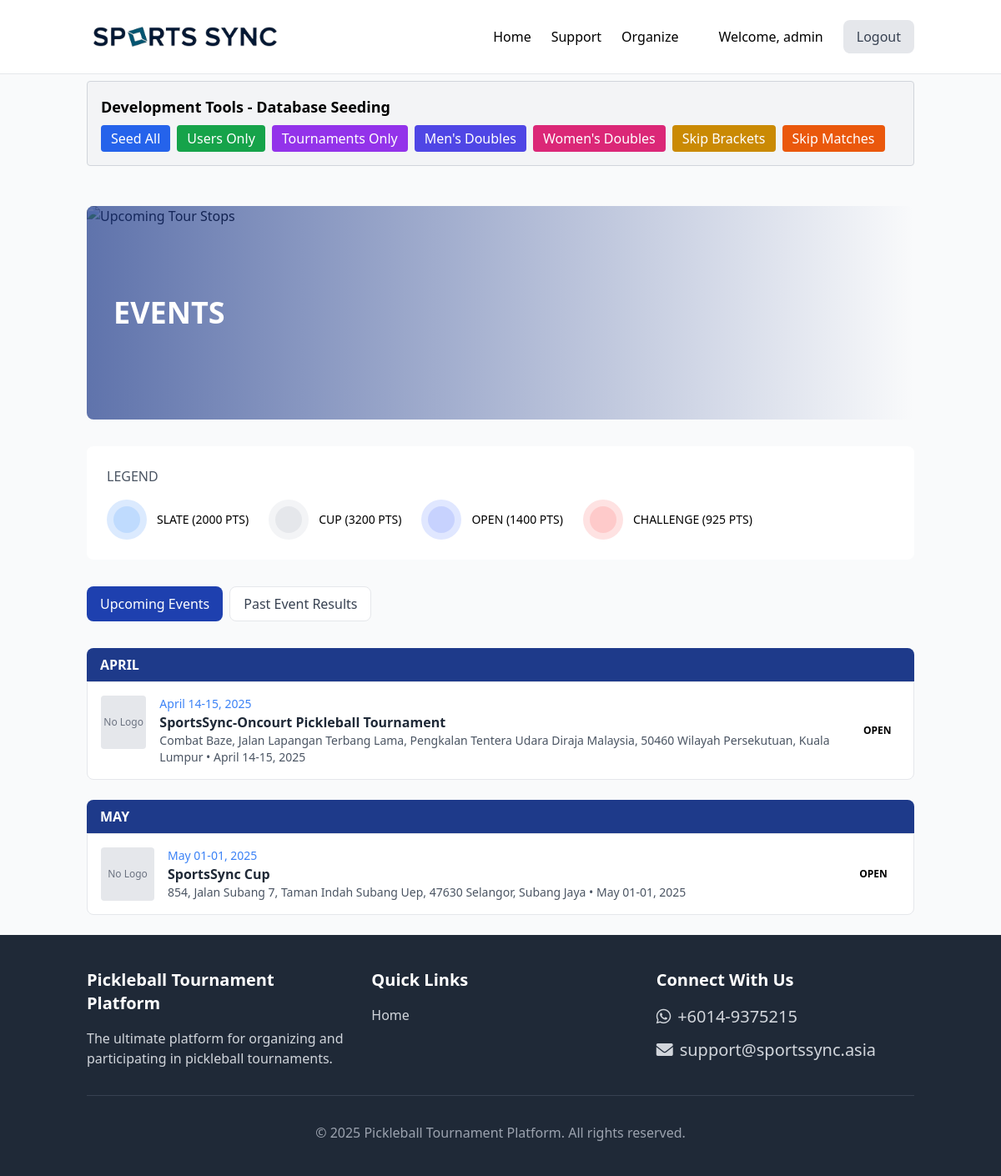
The page /events (signed in) on the database its author committed.
### app/models/user_models.py (models this page shows, shortened)
class User(UserMixin, db.Model):
    __tablename__ = 'user' # Explicitly define table name if needed, though Flask-SQLAlchemy usually infers it
    id = db.Column(db.Integer, primary_key=True)
    full_name = db.Column(db.String(100))
    username = db.Column(db.String(64), index=True, unique=True, nullable=False)
    email = db.Column(db.String(120), index=True, unique=True, nullable=False)
    ic_number = db.Column(db.String(50), unique=True, nullable=True)
    phone = db.Column(db.String(20), nullable=True)
    password_hash = db.Column(db.String(128))
    role = db.Column(Enum(UserRole), default=UserRole.PLAYER)
    is_active = db.Column(db.Boolean, default=True)
    created_at = db.Column(db.DateTime, default=datetime.utcnow)
    digital_signature_hash = db.Column(db.String(128), nullable=True)
    player_profile = db.relationship('PlayerProfile', backref='user', uselist=False, cascade='all, delete-orphan')
    tournaments_organized = db.relationship('Tournament', backref='organizer', lazy='dynamic')
    submitted_tickets = db.relationship('SupportTicket', foreign_keys='SupportTicket.submitter_id', backref='submitter', lazy='dynamic')
    ticket_responses = db.relationship('TicketResponse', backref='user', lazy='dynamic')
    payment_verifications = db.relationship('Registration', foreign_keys='Registration.payment_verified_by', backref='verifier', lazy='dynamic')
    def is_admin(self):
        return self.role == UserRole.ADMIN
    def is_organizer(self):
        return self.role == UserRole.ORGANIZER or self.role == UserRole.ADMIN
    def is_player(self):
        return self.role == UserRole.PLAYER

### app/models/tournament_models.py (models this page shows, shortened)
class Tournament(db.Model):
    __tablename__ = 'tournament'
    id = db.Column(db.Integer, primary_key=True)
    name = db.Column(db.String(100), nullable=False)
    organizer_id = db.Column(db.Integer, db.ForeignKey('user.id'))
    location = db.Column(db.String(200)) # Consider linking to Venue model instead/as well
    description = db.Column(db.Text)
    start_date = db.Column(db.DateTime)
    end_date = db.Column(db.DateTime)
    registration_deadline = db.Column(db.DateTime)
    tier = db.Column(Enum(TournamentTier), default=TournamentTier.OPEN)
    format = db.Column(Enum(TournamentFormat), default=TournamentFormat.SINGLE_ELIMINATION)
    status = db.Column(Enum(TournamentStatus), default=TournamentStatus.UPCOMING)
    prize_pool = db.Column(db.Float)
    logo = db.Column(db.String(255))
    banner = db.Column(db.String(255))
    created_at = db.Column(db.DateTime, index=True, default=datetime.utcnow)
    venue_id = db.Column(db.Integer, db.ForeignKey('venue.id'), nullable=True)
    is_featured = db.Column(db.Boolean, default=False)
    featured_image = db.Column(db.String(255))
    is_ranked = db.Column(db.Boolean, default=False) # Should points be awarded?
    total_cash_prize = db.Column(db.Float, default=0.0)  # Total cash across all categories
    total_prize_value = db.Column(db.Float, default=0.0)  # Including merchandise value
    prize_structure_description = db.Column(db.Text, nullable=True)  # Tournament-wide description
    payment_bank_name = db.Column(db.String(100), nullable=True)
    payment_account_number = db.Column(db.String(50), nullable=True)
    payment_account_name = db.Column(db.String(100), nullable=True)
    payment_reference_prefix = db.Column(db.String(20), nullable=True)
    payment_qr_code = db.Column(db.String(255), nullable=True)
    payment_instructions = db.Column(db.Text, nullable=True)
    door_gifts = db.Column(db.Text, nullable=True)
    door_gifts_image = db.Column(db.String(255), nullable=True)
    categories = db.relationship('TournamentCategory', backref='tournament', lazy='dynamic', cascade='all, delete-orphan')
    support_tickets = db.relationship('SupportTicket', backref='tournament', lazy='dynamic')

### app/main/routes.py (the view)
@bp.route('/events')
def events():
    upcoming_tournaments = Tournament.query.filter(Tournament.status != TournamentStatus.COMPLETED).order_by(Tournament.start_date).all()
    past_tournaments = Tournament.query.filter_by(status=TournamentStatus.COMPLETED).order_by(Tournament.end_date.desc()).all()
    upcoming_by_month = {}
    for tournament in upcoming_tournaments:
        month = tournament.start_date.strftime('%B').upper()
        if month not in upcoming_by_month:
            upcoming_by_month[month] = []
        upcoming_by_month[month].append(tournament)
    past_by_month = {}
    for tournament in past_tournaments:
        month = tournament.end_date.strftime('%B').upper()
        if month not in past_by_month:
            past_by_month[month] = []
        past_by_month[month].append(tournament)
    tiers = current_app.config['TOURNAMENT_TIERS']
    return render_template('main/events.html',
                           title='Events',
                           upcoming_by_month=upcoming_by_month,
                           past_by_month=past_by_month,
                           tiers=tiers)

### app/models/user_models.py (called while the page is built)
@login.user_loader
def load_user(id):
    return User.query.get(int(id))

### app/templates/main/events.html (shortened to what this page needs)
{% extends "base.html" %}
{% block content %}
<div class="relative w-full h-64 rounded-lg overflow-hidden mb-8">
    <img src="/static/images/placeholders/banners/events_banner.jpg" alt="Upcoming Tour Stops" class="w-full h-full object-cover">
    <div class="absolute inset-0 bg-gradient-to-r from-blue-900/70 to-transparent flex items-center">
        <h1 class="text-4xl font-bold text-white px-8">EVENTS</h1>
    </div>
</div>
<div class="bg-white rounded-lg p-6 mb-8">
    <h2 class="text-gray-600 font-medium mb-4">LEGEND</h2>
    <div class="flex flex-wrap gap-6">
        {% for tier in tiers %}
            <div class="flex items-center gap-3">
                <div class="w-12 h-12 flex items-center justify-center bg-{{ tier.color }}-100 rounded-full">
                    <div class="w-8 h-8 bg-{{ tier.color }}-200 rounded-full"></div>
                </div>
                <span class="text-sm">{{ tier.name }} ({{ tier.points }} PTS)</span>
            </div>
        {% endfor %}
    </div>
</div>
<div class="tabs-container">
    <div class="flex gap-2 mb-8">
        <button id="upcoming-tab" class="tab tab-active py-2 px-4 bg-blue-800 text-white rounded-lg" data-target="upcoming-events">Upcoming Events</button>
        <button id="past-tab" class="tab tab-inactive py-2 px-4 bg-white text-gray-700 border border-gray-200 rounded-lg" data-target="past-events">Past Event Results</button>
    </div>
    <div id="upcoming-events" class="tab-content space-y-6">
        {% if upcoming_by_month %}
            {% for month, tournaments in upcoming_by_month.items() %}
                <div class="month-section">
                    <div class="bg-blue-900 text-white font-bold py-2 px-4 rounded-t-lg">{{ month }}</div>
                    <div class="events-list">
                        {% for tournament in tournaments %}
                            <a href="{{ url_for('main.tournament_detail', id=tournament.id) }}" class="block hover:bg-blue-50 transition-colors">
                                <div class="bg-white border border-gray-200 p-4 rounded-b-lg {% if not loop.last %}mb-px{% endif %} flex justify-between items-center">
                                    <div class="flex gap-4">
                                        {% if tournament.logo %}
                                            <img src="{{ tournament.logo }}" alt="{{ tournament.name }} logo" class="w-16 h-16 object-contain">
                                        {% else %}
                                            <div class="w-16 h-16 bg-gray-200 flex items-center justify-center rounded">
                                                <span class="text-gray-500 text-xs">No Logo</span>
                                            </div>
                                        {% endif %}
                                        <div>
                                            <div class="text-blue-500 text-sm">{{ tournament.start_date.strftime('%B %d') }}-{{ tournament.end_date.strftime('%d, %Y') }}</div>
                                            <h3 class="font-bold text-gray-800">{{ tournament.name }}</h3>
                                            <p class="text-sm text-gray-600">{{ tournament.location }} • {{ tournament.start_date.strftime('%B %d') }}-{{ tournament.end_date.strftime('%d, %Y') }}</p>
                                        </div>
                                    </div>
                                    <div class="w-16 h-16 flex items-center justify-center bg-{{ tournament.tier.value|lower }}-100 rounded-full">
                                        <div class="text-xs font-bold">{{ tournament.tier.value }}</div>
                                    </div>
                                </div>
                            </a>
                        {% endfor %}
                    </div>
                </div>
            {% endfor %}
        {% else %}
            <div class="bg-white p-6 rounded-lg shadow-sm">
                <p class="text-gray-600 text-center">No upcoming events at this time. Check back soon!</p>
            </div>
        {% endif %}
    </div>
</div>
{% endblock %}

### app/templates/base.html (shortened to what this page needs)
<!DOCTYPE html>
<html lang="en">
<head>
    <script src="https://cdn.tailwindcss.com"></script>
    <link rel="stylesheet" href="https://cdnjs.cloudflare.com/ajax/libs/font-awesome/6.0.0/css/all.min.css">
    <link rel="stylesheet" href="{{ url_for('static', filename='css/main.css') }}">
</head>
<body class="bg-gray-50 min-h-screen flex flex-col">
    <header class="bg-white border-b border-gray-200">
        <div class="container mx-auto px-4 py-4">
            <div class="flex items-center justify-between py-2 pl-2">
                <a href="{{ url_for('main.index') }}" class="text-2xl font-bold text-blue-900 flex items-center">
                    <img src="{{ url_for('static', filename='images/logo.png') }}" alt="Sports Sync" class="h-6 mr-2">
                </a>
                <div class="hidden md:flex items-center space-x-6">
                    <nav class="flex space-x-6 mr-6">
                        <a href="{{ url_for('main.index') }}" class="font-medium hover:text-blue-600">Home</a>
                        <a href="{{ url_for('support.my_tickets') }}" class="font-medium hover:text-blue-600">Support</a>
                        {% if current_user.is_authenticated %}
                            {% if current_user.is_player() %}
                                <a href="{{ url_for('player.dashboard') }}" class="font-medium hover:text-blue-600">My Profile</a>
                            {% elif current_user.is_organizer() %}
                                <a href="{{ url_for('organizer.dashboard') }}" class="font-medium hover:text-blue-600">Organize</a>
                            {% elif current_user.is_admin() %}
                                <a href="{{ url_for('admin.dashboard') }}" class="font-medium hover:text-blue-600">Admin</a>
                            {% endif %}
                        {% endif %}
                    </nav>
                    {% if current_user.is_authenticated %}
                        <span class="mr-2">Welcome, {{ current_user.username }}</span>
                        <a href="{{ url_for('auth.logout') }}" class="px-4 py-2 bg-gray-200 text-gray-700 rounded-lg hover:bg-gray-300">Logout</a>
                    {% else %}
                        <a href="{{ url_for('auth.login') }}" class="px-5 py-2 bg-blue-700 hover:bg-blue-800 text-white rounded-md text-sm font-medium">Sign In</a>
                        <a href="{{ url_for('auth.register') }}" class="hidden px-5 py-2 bg-yellow-400 hover:bg-yellow-500 text-blue-900 rounded-md text-sm font-medium">Register</a>
                    {% endif %}
                </div>
            </div>
        </div>
    </header>
    {% if ENV == 'development' and current_user.is_authenticated and current_user.is_admin() %}
        <div class="container mx-auto px-4 py-2">
            <div class="bg-gray-100 border border-gray-300 rounded p-4 mb-4">
                <h2 class="text-lg font-semibold mb-2">Development Tools - Database Seeding</h2>
                <div class="flex flex-wrap gap-2">
                    <form action="{{ url_for('admin.run_seed') }}" method="post" class="inline">
                        <button type="submit" class="px-3 py-1 bg-blue-600 text-white rounded hover:bg-blue-700">Seed All</button>
                    </form>
                    <form action="{{ url_for('admin.run_seed') }}" method="post" class="inline">
                        <button type="submit" class="px-3 py-1 bg-green-600 text-white rounded hover:bg-green-700">Users Only</button>
                    </form>
                    <form action="{{ url_for('admin.run_seed') }}" method="post" class="inline">
                        <button type="submit" class="px-3 py-1 bg-purple-600 text-white rounded hover:bg-purple-700">Tournaments Only</button>
                    </form>
                    <form action="{{ url_for('admin.run_seed') }}" method="post" class="inline">
                        <button type="submit" class="px-3 py-1 bg-indigo-600 text-white rounded hover:bg-indigo-700">Men's Doubles</button>
                    </form>
                    <form action="{{ url_for('admin.run_seed') }}" method="post" class="inline">
                        <button type="submit" class="px-3 py-1 bg-pink-600 text-white rounded hover:bg-pink-700">Women's Doubles</button>
                    </form>
                    <form action="{{ url_for('admin.run_seed') }}" method="post" class="inline">
                        <button type="submit" class="px-3 py-1 bg-yellow-600 text-white rounded hover:bg-yellow-700">Skip Brackets</button>
                    </form>
                    <form action="{{ url_for('admin.run_seed') }}" method="post" class="inline">
                        <button type="submit" class="px-3 py-1 bg-orange-600 text-white rounded hover:bg-orange-700">Skip Matches</button>
                    </form>
                </div>
            </div>
        </div>
    {% endif %}
    <main class="flex-grow container mx-auto px-4 py-6">
        {% block content %}{% endblock %}
    </main>
    <footer class="bg-gray-800 text-white py-10">
        <div class="container mx-auto px-4">
            <div class="grid grid-cols-1 md:grid-cols-3 gap-8">
                <div>
                    <h3 class="text-xl font-bold mb-4">Pickleball Tournament Platform</h3>
                    <p class="text-gray-300">The ultimate platform for organizing and participating in pickleball tournaments.</p>
                </div>
                <div>
                    <h3 class="text-xl font-bold mb-4">Quick Links</h3>
                    <ul class="space-y-2">
                        <li><a href="{{ url_for('main.index') }}" class="text-gray-300 hover:text-white">Home</a></li>
                    </ul>
                </div>
                <div>
                    <h3 class="text-xl font-bold mb-4">Connect With Us</h3>
                    <div class="flex flex-col space-y-3">
                        <a href="https://wa.link/4dn5ic" target="_blank" class="text-gray-300 hover:text-white text-xl flex items-center">
                            <i class="fab fa-whatsapp mr-2"></i> +6014-9375215
                        </a>
                        <a href="mailto:support@sportssync.asia" target="_blank" class="text-gray-300 hover:text-white text-xl flex items-center">
                            <i class="fas fa-envelope mr-2"></i> support@sportssync.asia
                        </a>
                    </div>
                </div>
            </div>
            <div class="mt-8 pt-8 border-t border-gray-700 text-center text-gray-400">
                <p>&copy; {{ now.year if now else 2025 }} Pickleball Tournament Platform. All rights reserved.</p>
            </div>
        </div>
    </footer>
</body>
</html>

### app/static/css/main.css (style rules this page uses)
.tab { @apply py-2 px-4 border-b-2 font-medium text-sm; }
.tab-active { @apply border-blue-500 text-blue-600; }
.tab-inactive { @apply border-transparent text-gray-500 hover:text-gray-700 hover:border-gray-300; }

### rows shown on the page
User: username "admin"
Tournament: shows "No Logo", start_date "April 14", end_date "15, 2025", name "SportsSync-Oncourt Pickleball Tournament", location "Combat Baze, Jalan Lapangan Terbang Lama, Pengkalan Tentera Udara Diraja Malaysia, 50460 Wilayah Persekutuan, Kuala Lumpur", tier.value "OPEN"
Tournament: shows "No Logo", start_date "May 01", end_date "01, 2025", name "SportsSync Cup", location "854, Jalan Subang 7, Taman Indah Subang Uep, 47630 Selangor, Subang Jaya", tier.value "OPEN"

### other values the page prints
{{ tier.name }} "SLATE" "CUP" "OPEN" "CHALLENGE"
{{ tier.points }} "2000" "3200" "1400" "925"
{{ month }} "APRIL" "MAY"
{{ now.year if now else 2025 }} "2025"
